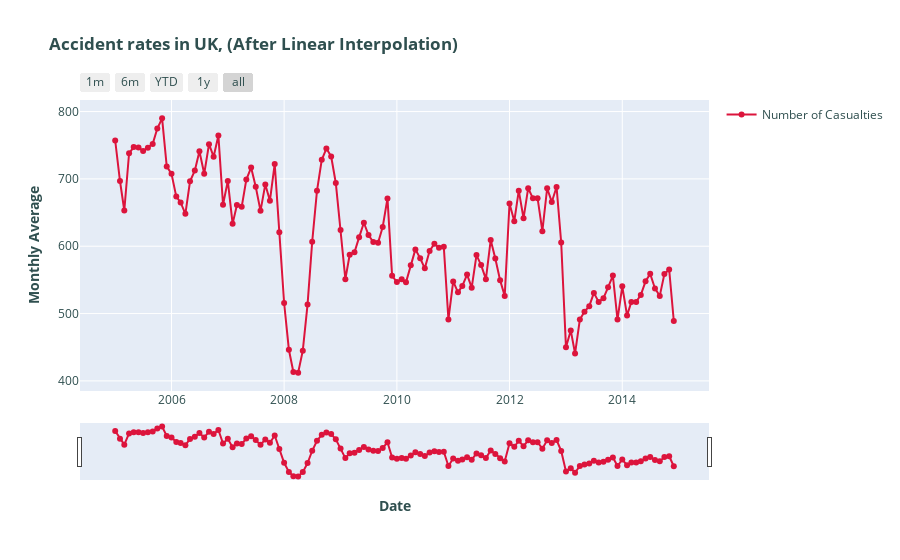

The cell this chart's notebook holds for it:
### Code cell
plot_accident_rate(uk_agg, 'After Linear Interpolation')
